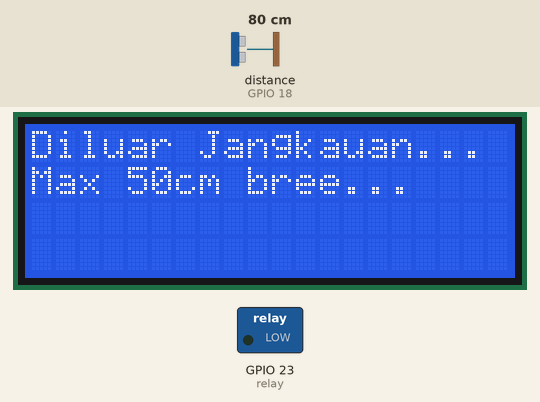
Recording of a sketch running on a simulated ESP32. On the bench: 20×4 character LCD, switched loads named in the sketch (green lamp = pin HIGH). The inputs (shaded band) are chosen by the test bench; at power-on: distance to the obstacle (sensor on GPIO 18) 80 cm. WiFi joins after 1.5 s; servers stay silent unless stated; the local clock reads 2024-03-15 10:24:30 at power-on unless the sketch sets it; what the sketch prints to the serial monitor is not drawn.

Above: at 6.1 s.
6.2 s: distance to the obstacle (sensor on GPIO 18) set to 55 cm
7.8 s: distance to the obstacle (sensor on GPIO 18) set to 46 cm
At 10.3 s:
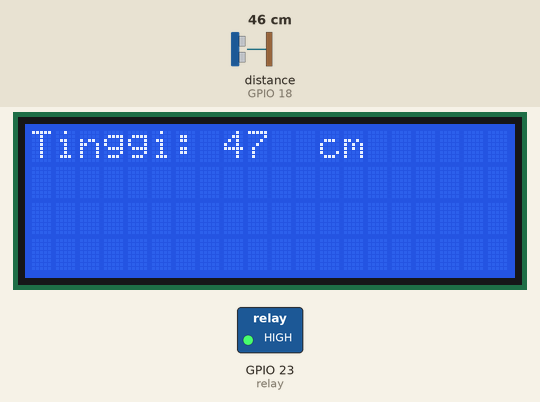
10.6 s: distance to the obstacle (sensor on GPIO 18) set to 12 cm
At 11.3 s:
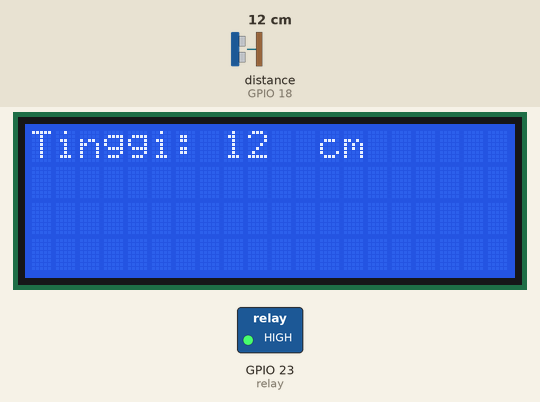
12.2 s: distance to the obstacle (sensor on GPIO 18) set to 9 cm
At 13.2 s:
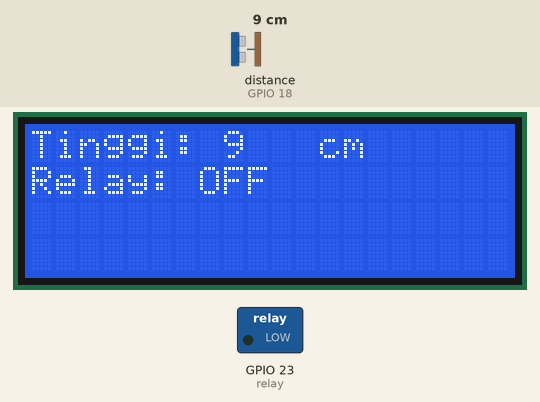
15.9 s: distance to the obstacle (sensor on GPIO 18) set to 60 cm
At 17.4 s:
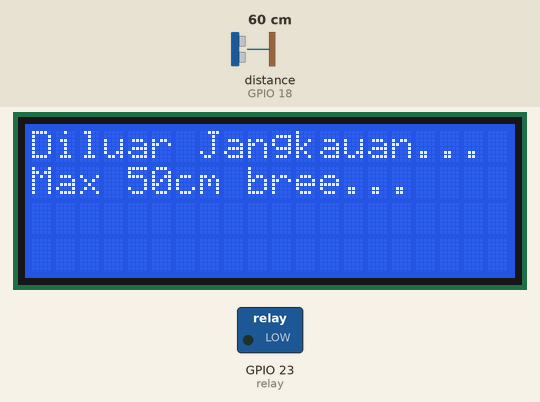
Timing chart, 0 to 18.5 s (numbered marks = the images above; inputs shaded):
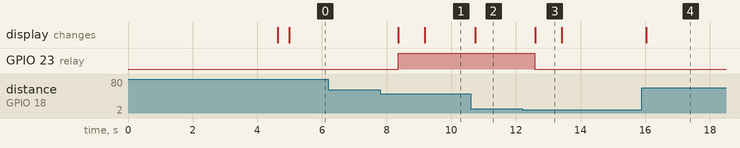

Measured:
- the behaviour switches between 50 and 49 cm on distance to the obstacle (sensor on GPIO 18) (found by bisection; images 0 and 1)
- the behaviour switches between 11 and 10 cm on distance to the obstacle (sensor on GPIO 18) (found by bisection; images 2 and 3)
- after the input at 6.2 s, every drawn part: stays the same
- after the input at 7.8 s, GPIO 23 (relay): LOW → HIGH after 0.56 s; the display: first changes after 0.57 s (image 1 shows a later state)
- after the input at 10.6 s, the display: changes after 0.14 s (image 2)
- after the input at 12.2 s, GPIO 23 (relay): HIGH → LOW after 0.39 s; the display: changes after 0.40 s (image 3)
- after the input at 15.9 s, the display: changes after 0.13 s (image 4)
- what the display in image 3 shows lasts 0.8 s, from 12.6 s to 13.4 s

The sketch:

dmp_toren.ino
```cpp
#include <Wire.h>
#include <LiquidCrystal_I2C.h>
#include <NewPing.h>
#include <WiFi.h>
#include <WiFiClientSecure.h>
#include <UniversalTelegramBot.h>
#include <ArduinoJson.h>

LiquidCrystal_I2C lcd(0x27, 20, 4);
NewPing sonar(19, 18);
int relay = 23;

#define WIFI_SSID "BM NETWORK"
#define WIFI_PASSWORD "0895811110703"
#define BOT_TOKEN "6228844206:AAE2q-OpC0BbJRU7d562cwBhcUeXd8Oy3A4"
#define CHAT_ID "682723201"

WiFiClientSecure secured_client;
UniversalTelegramBot bot(BOT_TOKEN, secured_client);

bool isRelayOn = false;
bool isWaterFull = false;

void setup()
{
  lcd.init();
  lcd.backlight();
  lcd.setCursor(0, 0);
  lcd.print("DMP GANTENG");
  lcd.setCursor(0, 1);
  lcd.print("Kelompok 000");
  delay(3000);
  pinMode(relay, OUTPUT);
  digitalWrite(relay, LOW);
  Serial.begin(9600);

  Serial.begin(115200);
  Serial.println();

  Serial.print("Connecting to Wifi SSID ");
  Serial.print(WIFI_SSID);
  WiFi.begin(WIFI_SSID, WIFI_PASSWORD);
  secured_client.setCACert(TELEGRAM_CERTIFICATE_ROOT);
  while (WiFi.status() != WL_CONNECTED)
  {
    Serial.print(".");
    delay(500);
  }
  Serial.print("\nWiFi connected. IP address: ");
  Serial.println(WiFi.localIP());
  lcd.clear();
  lcd.setCursor(0, 0);
  lcd.print("WiFi connected. IP address: ");
  lcd.setCursor(0, 1);
  lcd.println(WiFi.localIP());

  Serial.print("Retrieving time: ");
  configTime(0, 0, "pool.ntp.org");
  time_t now = time(nullptr);
  while (now < 24 * 3600)
  {
    Serial.print(".");
    delay(100);
    now = time(nullptr);
  }
  Serial.println(now);

  bot.sendMessage(CHAT_ID, "Bot started up", "");
}

void loop()
{
  unsigned int jarak = sonar.ping_cm();

  lcd.clear();
  lcd.setCursor(0, 0);
  lcd.print("Tinggi: ");

  if (jarak > 50)
  {
    lcd.clear();
    lcd.setCursor(0, 0);
    lcd.print("Diluar Jangkauan...");
    lcd.setCursor(0, 1);
    lcd.print("Max 50cm bree...");
    digitalWrite(relay, LOW);
    bot.sendMessage(CHAT_ID, "Diluar Jangkauan... \nJarak Max 50 cm", "");
    isWaterFull = false;
  }
  else
  {
    lcd.print(jarak);
    lcd.setCursor(12, 0);
    lcd.print("cm");

    if (jarak >= 40)
    {
      if (!isRelayOn)
      {
        digitalWrite(relay, HIGH);
        lcd.setCursor(0, 1);
        lcd.print("Relay: ON");
        bot.sendMessage(CHAT_ID, "---\nRelay: ON\nJetpam Hidup\n---\nToren sedang diisi air...", "");
        isRelayOn = true;
      }
    }
    else if (jarak <= 10)
    {
      if (isRelayOn)
      {
        digitalWrite(relay, LOW);
        lcd.setCursor(0, 1);
        lcd.print("Relay: OFF");
        bot.sendMessage(CHAT_ID, "---\nRelay: OFF\nJetpam: Mati\n---\nAir sudah penuh bree...\n---", "");
        isRelayOn = false;
      }
    }

    if (jarak <= 13 && !isWaterFull)
    {
      bot.sendMessage(CHAT_ID, "Air sudah mendekati penuh", "");
      isWaterFull = true;
    }
    else if (jarak > 12 && isWaterFull)
    {
      isWaterFull = false;
    }
  }

  Serial.print("Jarak: ");
  Serial.print(jarak);
  Serial.println(" cm");

  delay(500);
}
```
